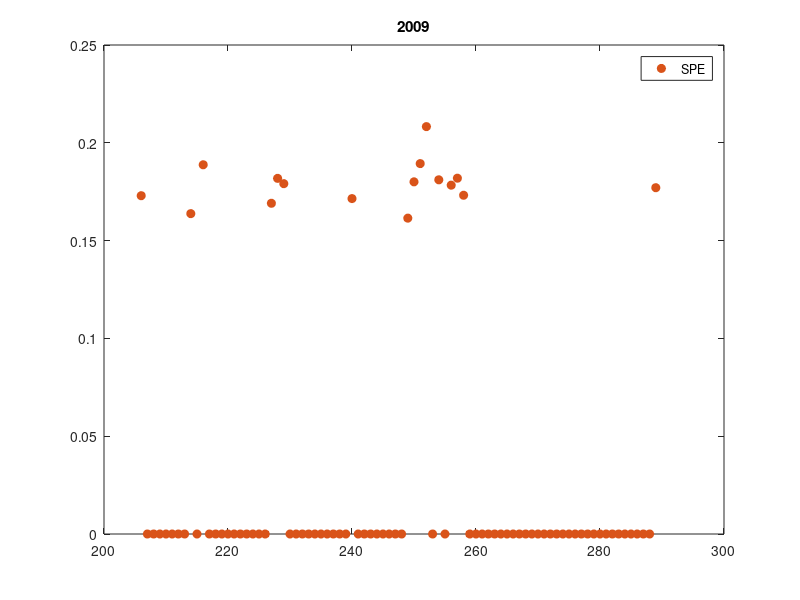
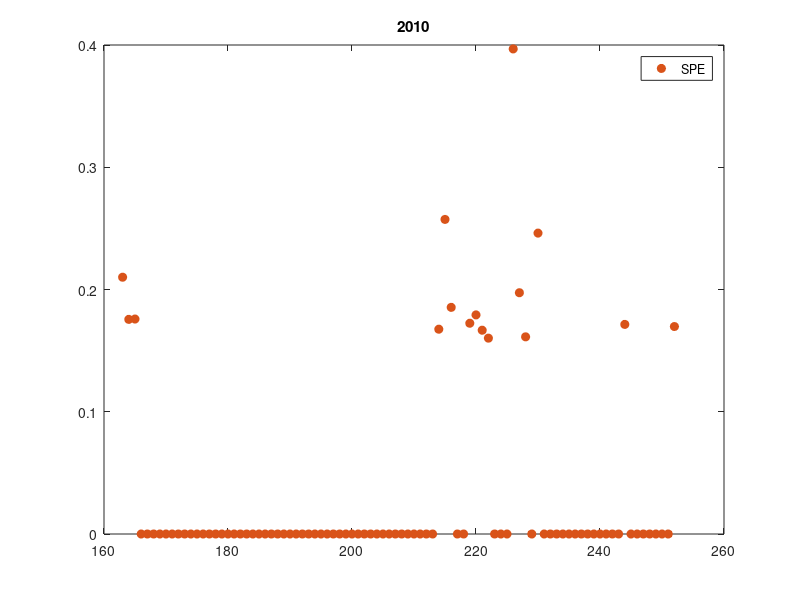
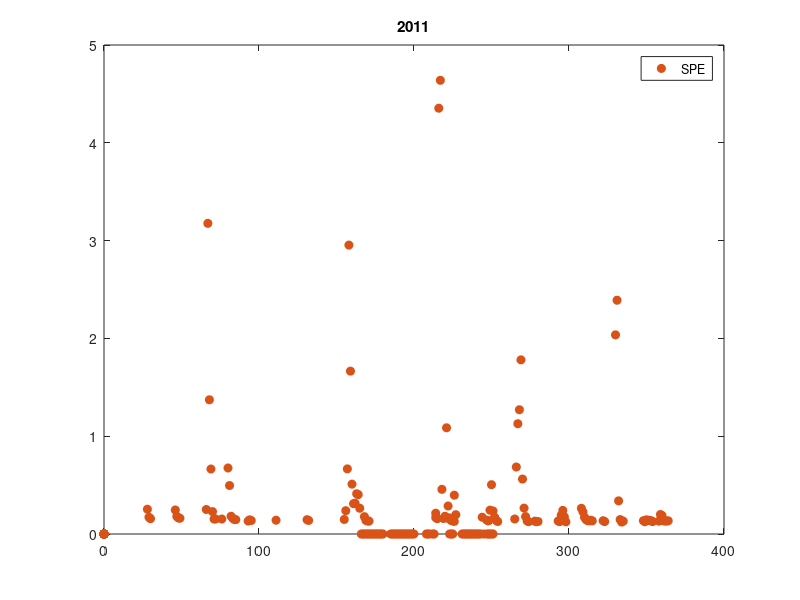
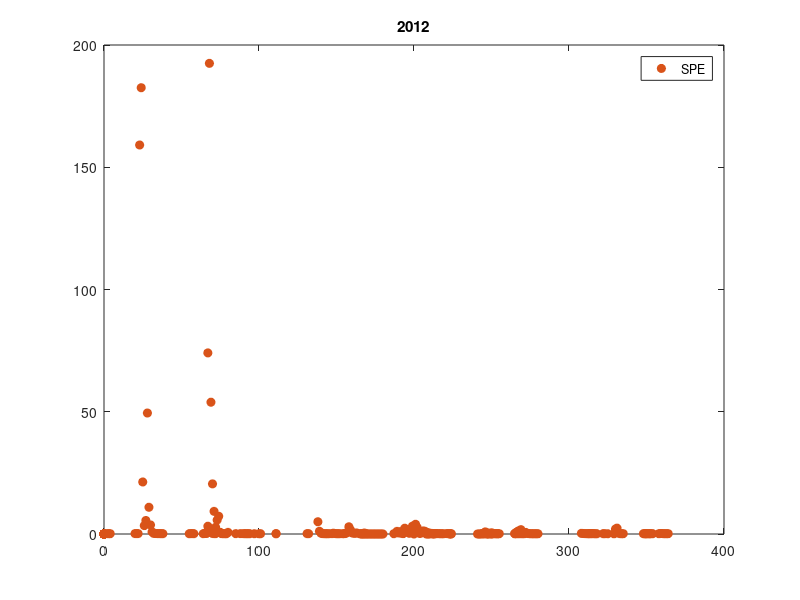

MATLAB code for these plots, in order:
%Daniel Gomez and Hayley E. Bower, Purdue University
%Summer 2017
%Using CRaTER Data accessed from University of New Hampshire

%% Year 2009
clc, clear, close all
r_d = [0.8510    0.3255    0.0980]; % Code colors

% SPE
data_SPE = load('UNH2009SPE.txt'); %Bring in the 2009 CRaTER Data
DOY = data_SPE(:,3); %Day of Year
D1_2 = data_SPE(:,8); %Detectors 1&2 dose rates

jj=1;
for ii = DOY(1):DOY(end)
    [ind] = find(ii==DOY);
    if isempty(ind)~=1
    m_d = mean(D1_2(ind));
    st_d = std(D1_2(ind),1);
    mat(jj,:) = [ii length(ind) m_d st_d];
    else
        mat(jj,:) = [ii length(ind) 0 0];
    end
        jj = jj +1;
end

figure(1)
f1 = plot(mat(:,1),mat(:,3),'o','color',r_d,'MarkerSize',6,'MarkerfaceColor',r_d); %mat(:,3) !!!!!!!!!!!!!
title('2009')

SPE2009 = sum(mat(:,3))/189; %there were zero days with no information, but only half of a year

legend([f1],'SPE')

%% Year 2010
r_d = [0.8510    0.3255    0.0980]; % Code colors

% SPE
data_SPE = load('UNH2010SPE.txt'); %Bring in the 2009 CRaTER Data
DOY = data_SPE(:,3); %Day of Year
D1_2 = data_SPE(:,8); %Detectors 1&2 dose rates

jj=1;
for ii = DOY(1):DOY(end)
    [ind] = find(ii==DOY);
    if isempty(ind)~=1
    m_d = mean(D1_2(ind));
    st_d = std(D1_2(ind),1);
    mat(jj,:) = [ii length(ind) m_d st_d];
    else
        mat(jj,:) = [ii length(ind) 0 0];
    end
        jj = jj +1;
end

figure(2)
f1 = plot(mat(:,1),mat(:,3),'o','color',r_d,'MarkerSize',6,'MarkerfaceColor',r_d); %mat(:,3) !!!!!!!!!!!!!
title('2010')

SPE2010 = sum(mat(:,3))/353; %there were 12 days with no information

legend([f1],'SPE')

%% Year 2011
r_d = [0.8510    0.3255    0.0980]; % Code colors

% SPE
data_SPE = load('UNH2011SPE.txt'); %Bring in the 2009 CRaTER Data
DOY = data_SPE(:,3); %Day of Year
D1_2 = data_SPE(:,8); %Detectors 1&2 dose rates

jj=1;
for ii = DOY(1):DOY(end)
    [ind] = find(ii==DOY);
    if isempty(ind)~=1
    m_d = mean(D1_2(ind));
    st_d = std(D1_2(ind),1);
    mat(jj,:) = [ii length(ind) m_d st_d];
    else
        %mat(jj,:) = [ii length(ind) 0 0];
    end
        jj = jj +1;
end

figure(3)
f1 = plot(mat(:,1),mat(:,3),'o','color',r_d,'MarkerSize',6,'MarkerfaceColor',r_d); %mat(:,3) !!!!!!!!!!!!!
title('2011')

SPE2011 = sum(mat(:,3))/362; %there were 3 days with no information

legend([f1],'SPE')

%% Year 2012
r_d = [0.8510    0.3255    0.0980]; % Code colors

% SPE
data_SPE = load('UNH2012SPE.txt'); %Bring in the 2009 CRaTER Data
DOY = data_SPE(:,3); %Day of Year
D1_2 = data_SPE(:,8); %Detectors 1&2 dose rates

jj=1;
for ii = DOY(1):DOY(end)
    [ind] = find(ii==DOY);
    if isempty(ind)~=1
    m_d = mean(D1_2(ind));
    st_d = std(D1_2(ind),1);
    mat(jj,:) = [ii length(ind) m_d st_d];
    else
        %mat(jj,:) = [ii length(ind) 0 0];
    end
        jj = jj +1;
end

figure(4)
f1 = plot(mat(:,1),mat(:,3),'o','color',r_d,'MarkerSize',6,'MarkerfaceColor',r_d); %mat(:,3) !!!!!!!!!!!!!
title('2012')

SPE2012 = sum(mat(:,3))/365; %there were zero days with no information

legend([f1],'SPE')

%% Year 2013
r_d = [0.8510    0.3255    0.0980]; % Code colors

% SPE
data_SPE = load('UNH2013SPE.txt'); %Bring in the 2009 CRaTER Data
DOY = data_SPE(:,3); %Day of Year
D1_2 = data_SPE(:,8); %Detectors 1&2 dose rates

jj=1;
for ii = DOY(1):DOY(end)
    [ind] = find(ii==DOY);
    if isempty(ind)~=1
    m_d = mean(D1_2(ind));
    st_d = std(D1_2(ind),1);
    mat(jj,:) = [ii length(ind) m_d st_d];
    else
        %mat(jj,:) = [ii length(ind) 0 0];
    end
        jj = jj +1;
end

figure(5)
f1 = plot(mat(:,1),mat(:,3),'o','color',r_d,'MarkerSize',6,'MarkerfaceColor',r_d); %mat(:,3) !!!!!!!!!!!!!
title('2013')

SPE2013 = sum(mat(:,3))/365; %there were zero days with no information

legend([f1],'SPE')

%% Year 2014
r_d = [0.8510    0.3255    0.0980]; % Code colors

% SPE
data_SPE = load('UNH2014SPE.txt'); %Bring in the 2009 CRaTER Data
DOY = data_SPE(:,3); %Day of Year
D1_2 = data_SPE(:,8); %Detectors 1&2 dose rates

jj=1;
for ii = DOY(1):DOY(end)
    [ind] = find(ii==DOY);
    if isempty(ind)~=1
    m_d = mean(D1_2(ind));
    st_d = std(D1_2(ind),1);
    mat(jj,:) = [ii length(ind) m_d st_d];
    else
        %mat(jj,:) = [ii length(ind) 0 0];
    end
        jj = jj +1;
end

figure(6)
f1 = plot(mat(:,1),mat(:,3),'o','color',r_d,'MarkerSize',6,'MarkerfaceColor',r_d); %mat(:,3) !!!!!!!!!!!!!
title('2014')

SPE2014 = sum(mat(:,3))/365; %there were zero days with no information

legend([f1],'SPE')

%% Comparison of Solar Max and Solar Min
close all %comment this line out if you want to see the plots

SPE_Daily_SolarMin = (SPE2009 + SPE2010 + SPE2011)/3; %Average value per day in cSv
SPE_Daily_SolarMax = (SPE2012 + SPE2013 + SPE2014)/3; %Average value per day in cSv

SPE_Yearly_SolarMin = SPE_Daily_SolarMin*365; %Cumulative yearly dose in cSv
SPE_Yearly_SolarMax = SPE_Daily_SolarMax*365; %Cumulative yearly dose in cSv

%print(1,'All_rad_2009', '-dpng', '-r900')
%print(2,'All_rad_2010', '-dpng', '-r900')
%print(3,'All_rad_2011', '-dpng', '-r900')
%print(4,'All_rad_2012', '-dpng', '-r900')
%print(5,'All_rad_2013', '-dpng', '-r900')
%print(6,'All_rad_2014', '-dpng', '-r900')
